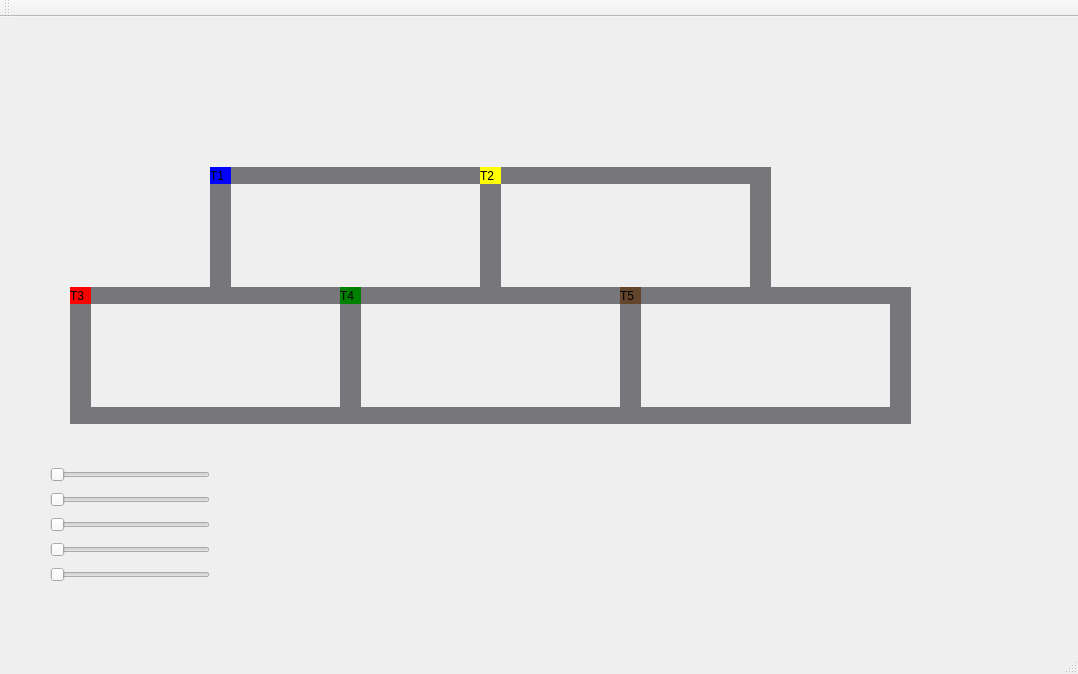
<?xml version="1.0" encoding="UTF-8"?>
<ui version="4.0">
 <class>MainWindow</class>
 <widget class="QMainWindow" name="MainWindow">
  <property name="geometry">
   <rect>
    <x>0</x>
    <y>0</y>
    <width>1078</width>
    <height>674</height>
   </rect>
  </property>
  <property name="windowTitle">
   <string>MainWindow</string>
  </property>
  <widget class="QWidget" name="centralWidget">
   <widget class="QSlider" name="slider_trem1">
    <property name="geometry">
     <rect>
      <x>50</x>
      <y>450</y>
      <width>160</width>
      <height>16</height>
     </rect>
    </property>
    <property name="minimum">
     <number>0</number>
    </property>
    <property name="maximum">
     <number>200</number>
    </property>
    <property name="orientation">
     <enum>Qt::Horizontal</enum>
    </property>
    <property name="invertedControls">
     <bool>true</bool>
    </property>
   </widget>
   <widget class="QLabel" name="label_trem1">
    <property name="geometry">
     <rect>
      <x>210</x>
      <y>150</y>
      <width>21</width>
      <height>17</height>
     </rect>
    </property>
    <property name="autoFillBackground">
     <bool>false</bool>
    </property>
    <property name="styleSheet">
     <string notr="true">QLabel { background: blue}</string>
    </property>
    <property name="text">
     <string>T1</string>
    </property>
   </widget>
   <widget class="QLabel" name="label_trem2">
    <property name="geometry">
     <rect>
      <x>480</x>
      <y>150</y>
      <width>21</width>
      <height>17</height>
     </rect>
    </property>
    <property name="styleSheet">
     <string notr="true">QLabel { background: yellow}</string>
    </property>
    <property name="frameShape">
     <enum>QFrame::NoFrame</enum>
    </property>
    <property name="text">
     <string>T2</string>
    </property>
    <property name="textFormat">
     <enum>Qt::AutoText</enum>
    </property>
   </widget>
   <widget class="QLabel" name="label_trem3">
    <property name="geometry">
     <rect>
      <x>70</x>
      <y>270</y>
      <width>21</width>
      <height>17</height>
     </rect>
    </property>
    <property name="styleSheet">
     <string notr="true">QLabel { background: red}</string>
    </property>
    <property name="text">
     <string>T3</string>
    </property>
   </widget>
   <widget class="QLabel" name="label_trem4">
    <property name="geometry">
     <rect>
      <x>340</x>
      <y>270</y>
      <width>21</width>
      <height>17</height>
     </rect>
    </property>
    <property name="styleSheet">
     <string notr="true">QLabel { background: green}</string>
    </property>
    <property name="text">
     <string>T4</string>
    </property>
   </widget>
   <widget class="QLabel" name="label_trem5">
    <property name="enabled">
     <bool>true</bool>
    </property>
    <property name="geometry">
     <rect>
      <x>620</x>
      <y>270</y>
      <width>21</width>
      <height>17</height>
     </rect>
    </property>
    <property name="styleSheet">
     <string notr="true">QLabel { background: rgb(99, 69, 44)}</string>
    </property>
    <property name="text">
     <string>T5</string>
    </property>
   </widget>
   <widget class="QLabel" name="label_trilho3_4">
    <property name="geometry">
     <rect>
      <x>890</x>
      <y>270</y>
      <width>21</width>
      <height>137</height>
     </rect>
    </property>
    <property name="styleSheet">
     <string notr="true">QLabel { background: rgb(119, 118, 123)}</string>
    </property>
    <property name="text">
     <string/>
    </property>
   </widget>
   <widget class="QLabel" name="label_trilho1_2">
    <property name="geometry">
     <rect>
      <x>500</x>
      <y>150</y>
      <width>250</width>
      <height>17</height>
     </rect>
    </property>
    <property name="styleSheet">
     <string notr="true">QLabel { background: rgb(119, 118, 123)}</string>
    </property>
    <property name="text">
     <string/>
    </property>
   </widget>
   <widget class="QLabel" name="label_trilho1_4">
    <property name="geometry">
     <rect>
      <x>640</x>
      <y>270</y>
      <width>250</width>
      <height>17</height>
     </rect>
    </property>
    <property name="styleSheet">
     <string notr="true">QLabel { background: rgb(119, 118, 123)}</string>
    </property>
    <property name="text">
     <string/>
    </property>
   </widget>
   <widget class="QLabel" name="label_trilho4_3">
    <property name="geometry">
     <rect>
      <x>620</x>
      <y>270</y>
      <width>21</width>
      <height>137</height>
     </rect>
    </property>
    <property name="styleSheet">
     <string notr="true">QLabel { background: rgb(119, 118, 123)}</string>
    </property>
    <property name="text">
     <string/>
    </property>
   </widget>
   <widget class="QLabel" name="label_trilho3_2">
    <property name="geometry">
     <rect>
      <x>750</x>
      <y>150</y>
      <width>21</width>
      <height>137</height>
     </rect>
    </property>
    <property name="styleSheet">
     <string notr="true">QLabel { background: rgb(119, 118, 123)}</string>
    </property>
    <property name="text">
     <string/>
    </property>
   </widget>
   <widget class="QLabel" name="label_trilho1">
    <property name="geometry">
     <rect>
      <x>230</x>
      <y>150</y>
      <width>250</width>
      <height>17</height>
     </rect>
    </property>
    <property name="styleSheet">
     <string notr="true">QLabel { background: rgb(119, 118, 123)}</string>
    </property>
    <property name="text">
     <string/>
    </property>
   </widget>
   <widget class="QLabel" name="label_trilho2_4">
    <property name="geometry">
     <rect>
      <x>640</x>
      <y>390</y>
      <width>250</width>
      <height>17</height>
     </rect>
    </property>
    <property name="styleSheet">
     <string notr="true">QLabel { background: rgb(119, 118, 123)}</string>
    </property>
    <property name="text">
     <string/>
    </property>
   </widget>
   <widget class="QLabel" name="label_trilho4">
    <property name="geometry">
     <rect>
      <x>210</x>
      <y>150</y>
      <width>21</width>
      <height>137</height>
     </rect>
    </property>
    <property name="styleSheet">
     <string notr="true">QLabel { background: rgb(119, 118, 123)}</string>
    </property>
    <property name="text">
     <string/>
    </property>
   </widget>
   <widget class="QLabel" name="label_trilho2">
    <property name="geometry">
     <rect>
      <x>230</x>
      <y>270</y>
      <width>250</width>
      <height>17</height>
     </rect>
    </property>
    <property name="styleSheet">
     <string notr="true">QLabel { background: rgb(119, 118, 123)}</string>
    </property>
    <property name="text">
     <string/>
    </property>
   </widget>
   <widget class="QLabel" name="label_trilho2_5">
    <property name="geometry">
     <rect>
      <x>360</x>
      <y>390</y>
      <width>271</width>
      <height>17</height>
     </rect>
    </property>
    <property name="styleSheet">
     <string notr="true">QLabel { background: rgb(119, 118, 123)}</string>
    </property>
    <property name="text">
     <string/>
    </property>
   </widget>
   <widget class="QLabel" name="label_trilho4_2">
    <property name="geometry">
     <rect>
      <x>70</x>
      <y>270</y>
      <width>21</width>
      <height>137</height>
     </rect>
    </property>
    <property name="styleSheet">
     <string notr="true">QLabel { background: rgb(119, 118, 123)}</string>
    </property>
    <property name="text">
     <string/>
    </property>
   </widget>
   <widget class="QLabel" name="label_trilho2_2">
    <property name="geometry">
     <rect>
      <x>500</x>
      <y>270</y>
      <width>250</width>
      <height>17</height>
     </rect>
    </property>
    <property name="styleSheet">
     <string notr="true">QLabel { background: rgb(119, 118, 123)}</string>
    </property>
    <property name="text">
     <string/>
    </property>
   </widget>
   <widget class="QLabel" name="label_trilho1_3">
    <property name="geometry">
     <rect>
      <x>90</x>
      <y>270</y>
      <width>250</width>
      <height>17</height>
     </rect>
    </property>
    <property name="styleSheet">
     <string notr="true">QLabel { background: rgb(119, 118, 123)}</string>
    </property>
    <property name="text">
     <string/>
    </property>
   </widget>
   <widget class="QLabel" name="label_trilho2_3">
    <property name="geometry">
     <rect>
      <x>90</x>
      <y>390</y>
      <width>250</width>
      <height>17</height>
     </rect>
    </property>
    <property name="styleSheet">
     <string notr="true">QLabel { background: rgb(119, 118, 123)}</string>
    </property>
    <property name="text">
     <string/>
    </property>
   </widget>
   <widget class="QLabel" name="label_trilho3_3">
    <property name="geometry">
     <rect>
      <x>340</x>
      <y>270</y>
      <width>21</width>
      <height>137</height>
     </rect>
    </property>
    <property name="styleSheet">
     <string notr="true">QLabel { background: rgb(119, 118, 123)}</string>
    </property>
    <property name="text">
     <string/>
    </property>
   </widget>
   <widget class="QLabel" name="label_trilho3">
    <property name="geometry">
     <rect>
      <x>480</x>
      <y>150</y>
      <width>21</width>
      <height>137</height>
     </rect>
    </property>
    <property name="styleSheet">
     <string notr="true">QLabel { background: rgb(119, 118, 123)}</string>
    </property>
    <property name="text">
     <string/>
    </property>
   </widget>
   <widget class="QSlider" name="slider_trem2">
    <property name="geometry">
     <rect>
      <x>50</x>
      <y>475</y>
      <width>160</width>
      <height>16</height>
     </rect>
    </property>
    <property name="minimum">
     <number>0</number>
    </property>
    <property name="maximum">
     <number>200</number>
    </property>
    <property name="orientation">
     <enum>Qt::Horizontal</enum>
    </property>
    <property name="invertedControls">
     <bool>true</bool>
    </property>
   </widget>
   <widget class="QSlider" name="slider_trem3">
    <property name="geometry">
     <rect>
      <x>50</x>
      <y>500</y>
      <width>160</width>
      <height>16</height>
     </rect>
    </property>
    <property name="minimum">
     <number>0</number>
    </property>
    <property name="maximum">
     <number>200</number>
    </property>
    <property name="orientation">
     <enum>Qt::Horizontal</enum>
    </property>
    <property name="invertedControls">
     <bool>true</bool>
    </property>
   </widget>
   <widget class="QSlider" name="slider_trem4">
    <property name="geometry">
     <rect>
      <x>50</x>
      <y>525</y>
      <width>160</width>
      <height>16</height>
     </rect>
    </property>
    <property name="minimum">
     <number>0</number>
    </property>
    <property name="maximum">
     <number>200</number>
    </property>
    <property name="orientation">
     <enum>Qt::Horizontal</enum>
    </property>
    <property name="invertedControls">
     <bool>true</bool>
    </property>
   </widget>
   <widget class="QSlider" name="slider_trem5">
    <property name="geometry">
     <rect>
      <x>50</x>
      <y>550</y>
      <width>160</width>
      <height>16</height>
     </rect>
    </property>
    <property name="minimum">
     <number>0</number>
    </property>
    <property name="maximum">
     <number>200</number>
    </property>
    <property name="orientation">
     <enum>Qt::Horizontal</enum>
    </property>
    <property name="invertedControls">
     <bool>true</bool>
    </property>
   </widget>
   <zorder>slider_trem1</zorder>
   <zorder>label_trilho3_4</zorder>
   <zorder>label_trilho1_2</zorder>
   <zorder>label_trilho1_4</zorder>
   <zorder>label_trilho4_3</zorder>
   <zorder>label_trilho3_2</zorder>
   <zorder>label_trilho1</zorder>
   <zorder>label_trilho2_4</zorder>
   <zorder>label_trilho4</zorder>
   <zorder>label_trilho2</zorder>
   <zorder>label_trilho2_5</zorder>
   <zorder>label_trilho4_2</zorder>
   <zorder>label_trilho2_2</zorder>
   <zorder>label_trilho1_3</zorder>
   <zorder>label_trilho2_3</zorder>
   <zorder>label_trilho3_3</zorder>
   <zorder>label_trilho3</zorder>
   <zorder>slider_trem2</zorder>
   <zorder>slider_trem3</zorder>
   <zorder>slider_trem4</zorder>
   <zorder>slider_trem5</zorder>
   <zorder>label_trem1</zorder>
   <zorder>label_trem2</zorder>
   <zorder>label_trem3</zorder>
   <zorder>label_trem4</zorder>
   <zorder>label_trem5</zorder>
  </widget>
  <widget class="QMenuBar" name="menuBar">
   <property name="geometry">
    <rect>
     <x>0</x>
     <y>0</y>
     <width>1078</width>
     <height>22</height>
    </rect>
   </property>
  </widget>
  <widget class="QToolBar" name="mainToolBar">
   <attribute name="toolBarArea">
    <enum>TopToolBarArea</enum>
   </attribute>
   <attribute name="toolBarBreak">
    <bool>false</bool>
   </attribute>
  </widget>
  <widget class="QStatusBar" name="statusBar"/>
 </widget>
 <layoutdefault spacing="6" margin="11"/>
 <resources/>
 <connections/>
</ui>
